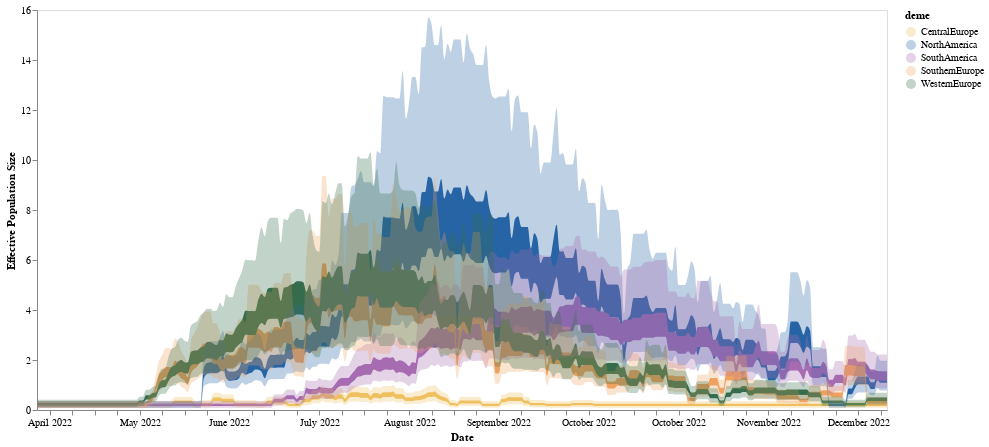

The notebook cell this image was saved under:
### Code cell
line = alt.Chart(test).mark_area(interpolate='monotone').encode(
    alt.X('date:T', axis=alt.Axis(title="Date", grid=False, format="%B %Y")),
    alt.Y('lower_hpd_log_50',axis=alt.Axis(title="Effective Population Size", grid=False)),#,scale=alt.Scale(domain=(0, 13))),
    alt.Y2('upper_hpd_log_50' ),
    color=alt.Color('deme:N',  scale=alt.Scale(domain=domain, range=range_))
).properties(
    width=850,
    height=400
)#.transform_filter(
  #  (datum.upper_hpd_log_50 < 50)
#)

band = alt.Chart(test).mark_area(
    opacity=0.3, interpolate='monotone'
).encode(
    alt.X('date:T', axis=alt.Axis(title="Date", grid=False)),
    alt.Y('lower_hpd_log_95'),#axis=None),#, scale=alt.Scale(domain=(0, 13))),
    alt.Y2('upper_hpd_log_95'),
    color=alt.Color('deme:N')
).properties(
    width=850,
    height=400
)#.transform_filter(
 #   (datum.upper_hpd_log_95 < 50)
#)

line + band

### Figure 1 — Vega-Lite specification as saved in the notebook (floating-point values rounded to 4 significant figures; data arrays with more than 128 entries replaced by an {"elided": "..."} marker saying what was removed)
{"config": {"view": {"continuousWidth": 400, "continuousHeight": 300}}, "layer": [{"mark": {"type": "area", "interpolate": "monotone"}, "encoding": {"color": {"field": "deme", "scale": {"domain": ["CentralEurope", "NorthAmerica", "SouthAmerica", "SouthernEurope", "WesternEurope"], "range": ["#EEC060", "#2664A5", "#A76BB1", "#EEA160", "#356D4C"]}, "type": "nominal"}, "x": {"axis": {"format": "%B %Y", "grid": false, "title": "Date"}, "field": "date", "type": "temporal"}, "y": {"axis": {"grid": false, "title": "Effective Population Size"}, "field": "lower_hpd_log_50", "type": "quantitative"}, "y2": {"field": "upper_hpd_log_50"}}, "height": 400, "width": 850}, {"mark": {"type": "area", "interpolate": "monotone", "opacity": 0.3}, "encoding": {"color": {"field": "deme", "type": "nominal"}, "x": {"axis": {"grid": false, "title": "Date"}, "field": "date", "type": "temporal"}, "y": {"field": "lower_hpd_log_95", "type": "quantitative"}, "y2": {"field": "upper_hpd_log_95"}}, "height": 400, "width": 850}], "data": {"name": "data-bdfe589bfe7603bb649be8fb8ac77edd"}, "$schema": "https://vega.github.io/schema/vega-lite/v4.17.0.json", "datasets": {"data-bdfe589bfe7603bb649be8fb8ac77edd": {"elided": "1330 records"}}}
